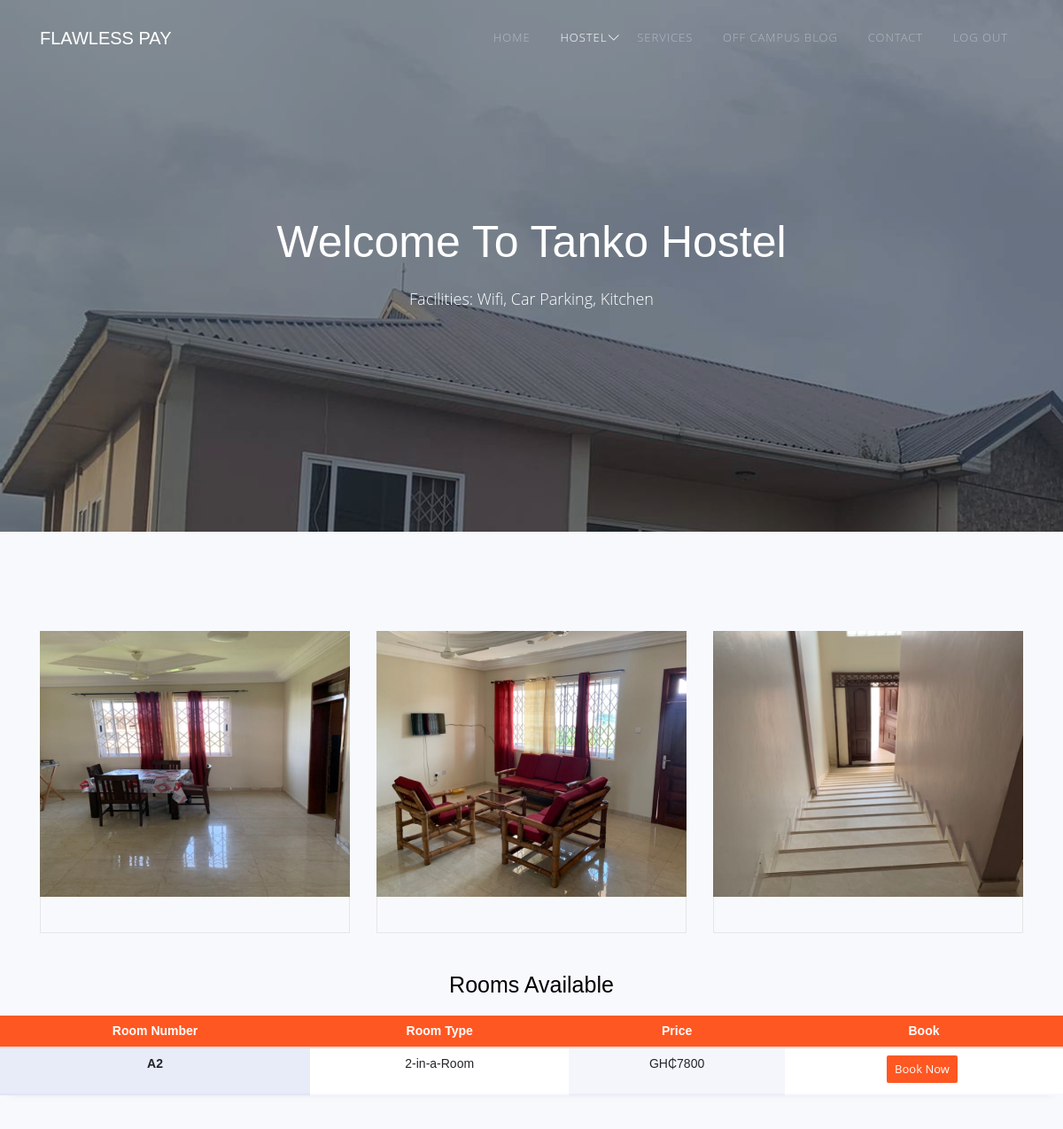
Page /View/tankohostel.php (signed in) on the committed database.
### tables this page shows
CREATE TABLE `rooms` (
  `room_id` int(11) NOT NULL,
  `hostel_id` int(11) NOT NULL,
  `room_name` varchar(100) NOT NULL,
  `room_type` varchar(100) NOT NULL,
  `room_gender` varchar(50) NOT NULL,
  `room_price` double NOT NULL,
  `room_num` int(11) NOT NULL DEFAULT 0,
  `room_cap` int(11) NOT NULL,
  `room_status` int(11) NOT NULL DEFAULT 0
);

### Controller/user_controller.php (called while the page is built, shortened)
<?php
require 'Classes/user_class.php';
function sel_user_ctr($id){
    $sel = new user_class();
    return $sel->sel_user($id);
}
?>

### Classes/user_class.php (called while the page is built, shortened)
<?php
require_once("Settings/db_class.php");
class user_class extends db_connection{
    function sel_user($id){
        $sql = "SELECT * FROM users WHERE user_id = $id";
        $record = $this->db_fetch_one($sql);
        return $record;
    }
}
?>

### Settings/db_class.php (called while the page is built, shortened)
<?php
class db_connection
{
	public $db = null;
	public $results = null;
	function db_connect(){
		$this->db = mysqli_connect(DB_SERVER,DB_USERNAME,DB_PASSWORD,DB_NAME);
		if (mysqli_connect_errno()) {
			return false;
		}else{
			return true;
		}
	}
	function db_query($sqlQuery){
		$this->results = mysqli_query($this->db,$sqlQuery);
		if ($this->results == false) {
			return false;
		}else{
			return true;
		}
	}
	function db_fetch_one($sql){
		if(!$this->db_query($sql)){
			return false;
		}
		return mysqli_fetch_assoc($this->results);
	}
	function db_fetch_all($sql){
		if(!$this->db_query($sql)){
			return false;
		}
		return mysqli_fetch_all($this->results, MYSQLI_ASSOC);
	}
}
?>

### Controller/room_controller.php (called while the page is built, shortened)
<?php
include "../Classes/room_class.php";
function selrooms_ctr($id,$gender){
    $sel = new room_class();
    return $sel->selrooms($id,$gender);
}
?>

### Classes/room_class.php (called while the page is built, shortened)
<?php
include_once("../Settings/db_class.php");
class room_class extends db_connection{
    function selrooms($id,$gender){
        $sql = "SELECT * FROM rooms WHERE hostel_id = '$id' AND room_gender = '$gender' AND  room_status = 0";
        $records = $this->db_fetch_all($sql);
        return $records;
    }
}
?>

### view/tankohostel.php (the view, shortened to what this page needs)
<?php
include "../Controller/user_controller.php";
include "../Controller/room_controller.php";
$user = sel_user_ctr($_SESSION['id']);
$gender = $user['user_gender'];
$available = selrooms_ctr(5,$gender);
?>
<!DOCTYPE html>
 <html class="no-js">
	<head>
	<link rel="stylesheet" href="../css/superfish.css">
	<link rel="stylesheet" href="../css/bootstrap-datepicker.min.css">
	<link rel="stylesheet" href="../css/cs-select.css">
	<link rel="stylesheet" href="../css/cs-skin-border.css">
	<link rel="stylesheet" href="../css/themify-icons.css">
	<link rel="stylesheet" href="../css/flaticon.css">
	<link rel="stylesheet" href="../css/icomoon.css">
	<link rel="stylesheet" href="../css/flexslider.css">
	<link rel="stylesheet" href="../css/style.css">
	<link rel="stylesheet" href="../css/stylebook.css">
</head>
<body>
	<div id="fh5co-wrapper">
	<div id="fh5co-page">
	<div id="fh5co-header">
		<header id="fh5co-header-section">
			<div class="container">
				<div class="nav-header">
					<h1 id="fh5co-logo"><a href="../index.php">Flawless Pay</a></h1>
					<nav id="fh5co-menu-wrap" role="navigation">
						<ul class="sf-menu" id="fh5co-primary-menu">
							<li><a href="../index.php">Home</a></li>
							<li>
								<a class="active" href="#" class="fh5co-sub-ddown">Hostel</a>
							</li>
							<li><a href="services.php">Services</a></li>
							<li><a href="blog.php">Off Campus Blog</a></li>
							<li><a href="contact.php">Contact</a></li>
							<li><a href="../Login/logout.php">Log Out</a></li>
						</ul>
					</nav>
				</div>
			</div>
		</header>
	</div>
	<div class="fh5co-parallax" style="background-image: url(../images/tanko.JPG);" data-stellar-background-ratio="0.5">
		<div class="overlay"></div>
		<div class="container">
			<div class="row">
				<div class="col-md-12 col-md-offset-0 col-sm-12 col-sm-offset-0 col-xs-12 col-xs-offset-0 text-center fh5co-table">
					<div class="fh5co-intro fh5co-table-cell">
						<h1 class="text-center">Welcome To Tanko Hostel</h1>
						<p>Facilities: Wifi, Car Parking, Kitchen</p>
					</div>
				</div>
			</div>
		</div>
	</div>
	<div id="fh5co-hotel-section">
		<div class="container">
			<div class="row">
				<div class="col-md-4">
					<div class="hotel-content">
						<div class="hotel-grid" style="background-image: url(../images/tankoslide1.jpg);">
						</div>
						<div class="desc">
						</div>
					</div>
				</div>
				<div class="col-md-4">
					<div class="hotel-content">
						<div class="hotel-grid" style="background-image: url(../images/tankoslide2.JPG);">
						</div>
						<div class="desc">
						</div>
					</div>
				</div>
				<div class="col-md-4">
					<div class="hotel-content">
						<div class="hotel-grid" style="background-image: url(../images/tankoslide3.JPG);">
						</div>
						<div class="desc">
						</div>
					</div>
				</div>
			</div>
		</div>
		<div class="row">
			<div class="col-md-12">
				<h1 class="text-center mb-4">Rooms Available</h1>
				<div class="table-wrap">
					<table class="table">
					<thead class="thead-primary">
					  <tr>
						<th>Room Number</th>
						<th>Room Type</th>
						<th>Price</th>
						<th>Book</th>
					  </tr>
					</thead>
					<tbody>
					<?php foreach($available as $a):?>
					  <tr>
						<th scope="row" class="scope" ><?php echo $a['room_name'];?></th>
						<td><?php echo $a['room_type'];?></td>
						<td>GH₵<?php echo $a['room_price'];?></td>
						<td><a href="confirmbooking.php?room=<?php echo $a['room_id'];?>" class="btn btn-primary">Book Now</a></td>
					  </tr>
					  <?php endforeach?>
					</tbody>
				  </table>
				</div>
			</div>
		</div>
	</div>
	</div>
	</div>
</body>
</html>

### css/superfish.css (style rules this page uses)
.sf-menu, .sf-menu * { margin: 0; padding: 0; list-style: none; }
.sf-menu li { position: relative; }
.sf-menu > li { float: left; }
.sf-menu a { display: block; position: relative; }
.sf-menu { float: left; margin-bottom: 1em; }
.sf-menu a { border-left: 1px solid #fff; border-top: 1px solid #dFeEFF; border-top: 1px solid rgba(255,255,255,.5); padding: .75em 1em; text-decoration: none; zoom: 1; }
.sf-menu a { color: #13a; }
.sf-menu li { background: #BDD2FF; white-space: nowrap; *white-space: normal; -webkit-transition: background .2s; transition: background .2s; }
.sf-arrows .sf-with-ul { padding-right: 2.5em; *padding-right: 1em; }
.sf-arrows .sf-with-ul:after { content: ''; position: absolute; top: 50%; right: 1em; margin-top: -3px; height: 0; width: 0; border: 5px solid transparent; border-top-color: #dFeEFF; border-top-color: rgba(255,255,255,.5); }

### rows in the picture
rooms: room_name "A2", room_type "2-in-a-Room", room_price "7800"
